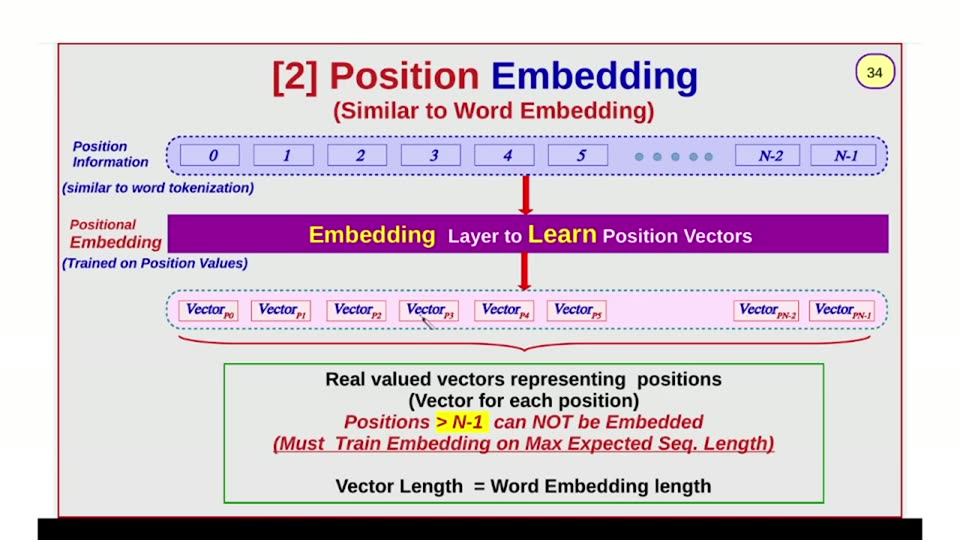
#> input picture videos/deep-learning/002_transformers_part2/unique_slides/slide_034.jpg, 960 x 540 px, found by its file name
$ python measure3_colorrows.py
#> lines starting #> are read from the running program, lines starting #| are printed output that depends on the picture; after the words box and inside, x2 and y2 are one past the last pixel; in counts of white or black regions, pixels touching at a corner belong together
#!/usr/bin/env python3
"""measure3_colorrows.py — per-row color census for the main structures:
purple bar, red arrows/brace, blue dashes, green dashes, yellow highlight."""
import numpy as np
from PIL import Image

FR = "/home/ahmed/Projects/ai_llm_slides/videos/deep-learning/002_transformers_part2/unique_slides/slide_034.jpg"
img = np.asarray(Image.open(FR).convert("RGB")).astype(int)
H, W, _ = img.shape
#> H = 540; W = 960
r, g, b = img[..., 0], img[..., 1], img[..., 2]
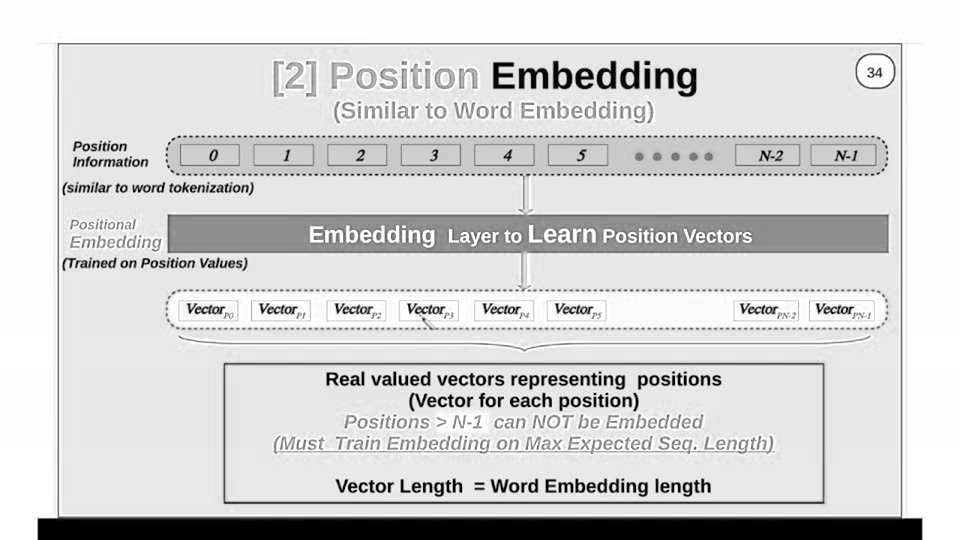
#> r: shape (540, 960) int64; min 0, max 255, mean 212.6
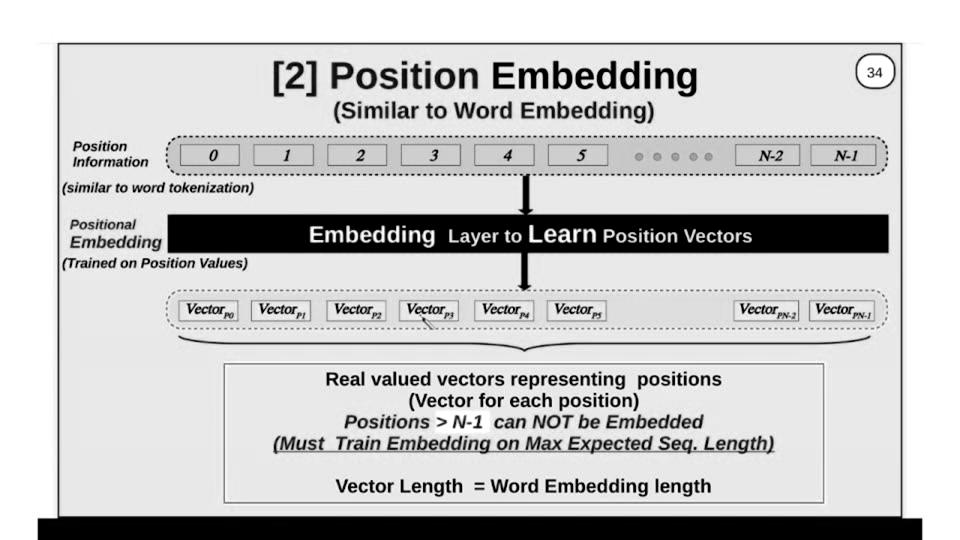
#> g: shape (540, 960) int64; min 0, max 255, mean 200.6
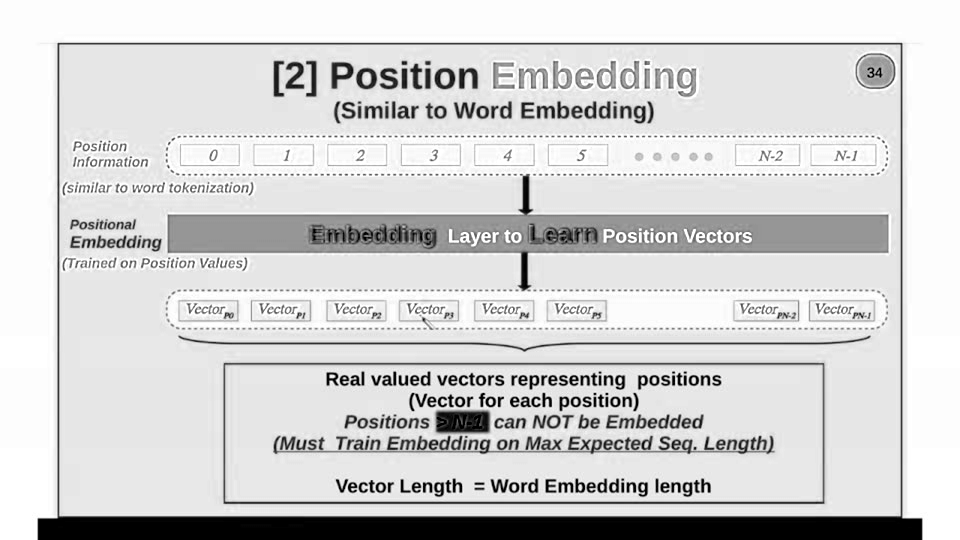
#> b: shape (540, 960) int64; min 0, max 255, mean 211.1

purple = (r > 100) & (r < 190) & (g < 60) & (b > 100) & (b < 190)
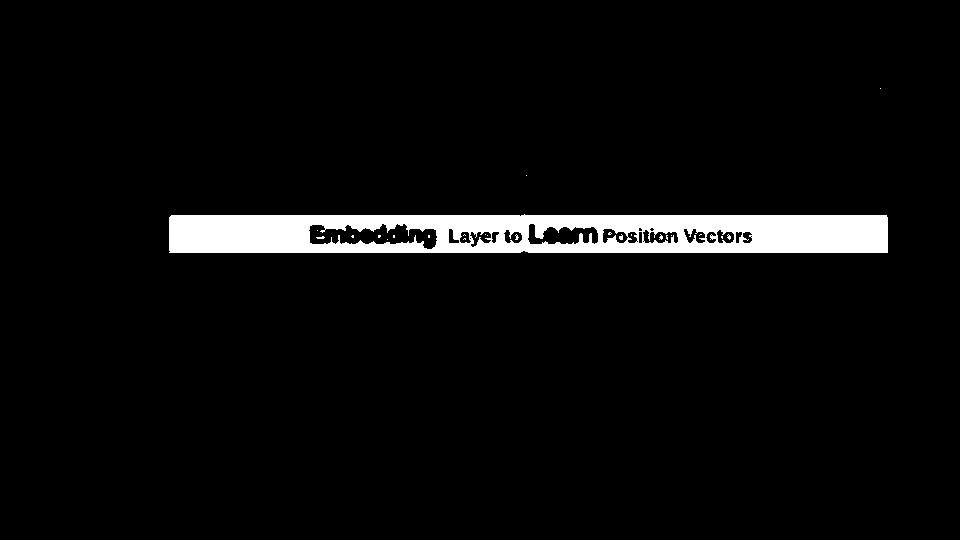
#> purple: shape (540, 960) bool; 4.4% white; 24 white regions (23 under 20 px), largest, box (x1, y1, x2, y2) and area: (169, 214, 888, 253) 22857
red = (r > 150) & (g < 90) & (b < 90)
#> red: shape (540, 960) bool; 0.77% white; 670 white regions (651 under 20 px), largest, box (x1, y1, x2, y2) and area: (332, 63, 353, 88) 252, (521, 176, 532, 215) 209, (520, 252, 530, 289) 198
blue = (b > 120) & (b - r > 60) & (b - g > 40) & (r < 120)
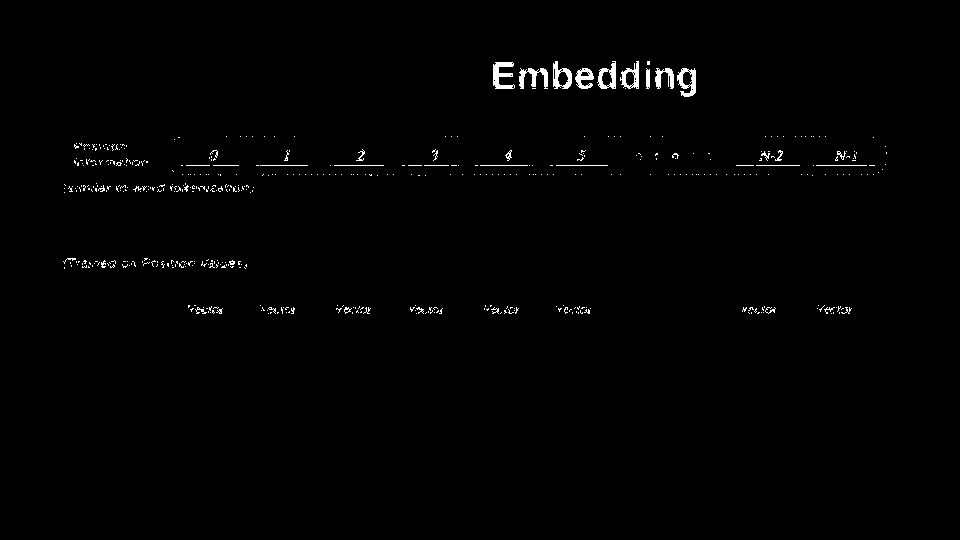
#> blue: shape (540, 960) bool; 0.9% white; 502 white regions (464 under 20 px), largest, box (x1, y1, x2, y2) and area: (493, 62, 515, 89) 335, (677, 68, 696, 97) 297, (519, 68, 548, 89) 295
green = (g > 110) & (g - r > 50) & (g - b > 30)
#> green: shape (540, 960) bool; 0.49% white in thin lines or dots, all inside (x1, y1, x2, y2) = (224, 362, 825, 504)
yellow = (r > 200) & (g > 200) & (b < 140)
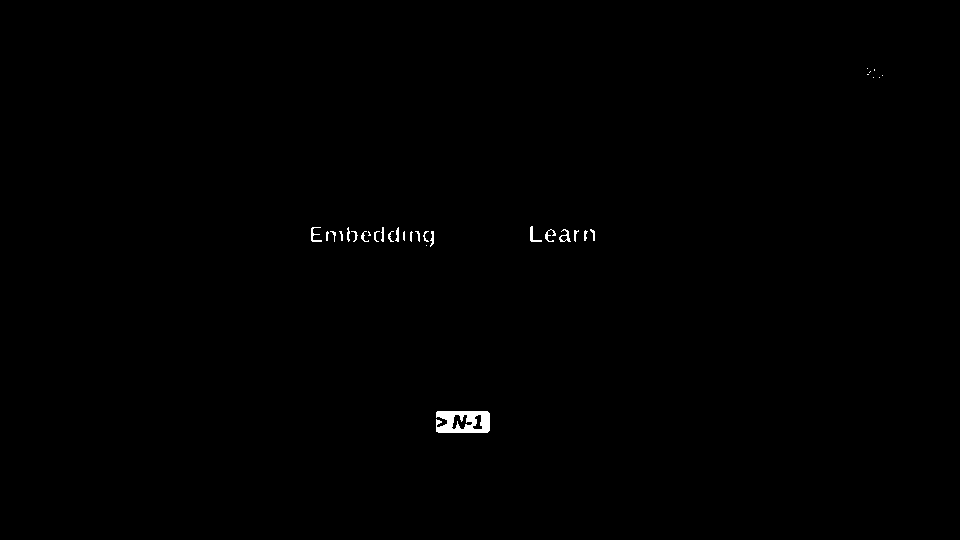
#> yellow: shape (540, 960) bool; 0.32% white; 32 white regions (10 under 20 px), largest, box (x1, y1, x2, y2) and area: (436, 411, 490, 433) 909, (311, 227, 322, 242) 64, (530, 226, 542, 242) 64

def span(mask, name, ymin=45, ymax=514, xmin=45, xmax=930, thr=3):
#> called with name = 'PURPLE bar', ymin = 45, ymax = 514, xmin = 45, xmax = 930, thr = 3
    print(f"--- {name} ---")
    rows = mask[:, xmin:xmax].sum(axis=1)
#> rows = 540 values, max 719 at index 217, min 0 at index 0, mean 42.59
    inb = False
    for y in range(ymin, ymax):
        if rows[y] > thr and not inb:
            start = y; inb = True
        elif rows[y] <= thr and inb:
            if y - 1 - start >= 0:
                band = mask[start:y, :]
                xs = np.where(band.any(axis=0))[0]
                xs = xs[(xs >= xmin) & (xs < xmax)]
                if len(xs):
                    print(f"  y {start}..{y-1} (h={y-start})  x {xs.min()}..{xs.max()}  max={rows[start:y].max()}")
            inb = False
#> this loop made 469 passes
#|   y 215..252 (h=38)  x 169..887  max=719
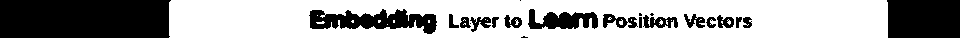
#> band: shape (38, 960) bool; 63% white; 22 black regions (5 under 20 px), largest, box (x1, y1, x2, y2) and area: (0, 0, 171, 38) 6426, (887, 0, 960, 38) 2738, (309, 9, 437, 34) 1823
#> after the loop, inb = False; start = 215; xs = 719 values from 169 to 887

span(purple, "PURPLE bar")
span(red, "RED (arrows/brace/title/labels)", 45, 514)
#> the loop in span (call 2), `for y in range(ymin, ymax):` made 469 passes
#> xs on passes 170, 180, 182, 191, 245, 272, 306: [521, 522, 523, 524, 525, 526, 527, 528, 529, 530, 531], [72, 77, 78, 82, 90, 100, 102, 110, 113, 114, 128, 129], [74, 75, 92, 100, 108, 109, 118, 126, 127, 128, 130, 533], [366, 367, 395, 560], [520, 521, 522, 523, 524, 525, 526, 527, 528, 529], [228, 229, 597, 779, 781, 785, 859, 861], [521, 523, 525, 527]
#|   y 61..95 (h=35)  x 274..476  max=84
#|   y 102..117 (h=16)  x 336..652  max=72
#|   y 176..213 (h=38)  x 521..531  max=10
#|   y 222..223 (h=2)  x 72..129  max=10
#|   y 225..225 (h=1)  x 74..533  max=12
#|   y 228..230 (h=3)  x 84..592  max=15
#|   y 234..234 (h=1)  x 366..560  max=4
#|   y 237..247 (h=11)  x 72..571  max=19
#> (further printed lines are left out)
span(blue, "BLUE dashes/labels")
span(green, "GREEN dashes/border")
span(yellow, "YELLOW (badge/highlight)", 45, 514)

$ run again, with videos/deep-learning/002_transformers_part2/unique_slides/slide_006.jpg copied over videos/deep-learning/002_transformers_part2/unique_slides/slide_034.jpg
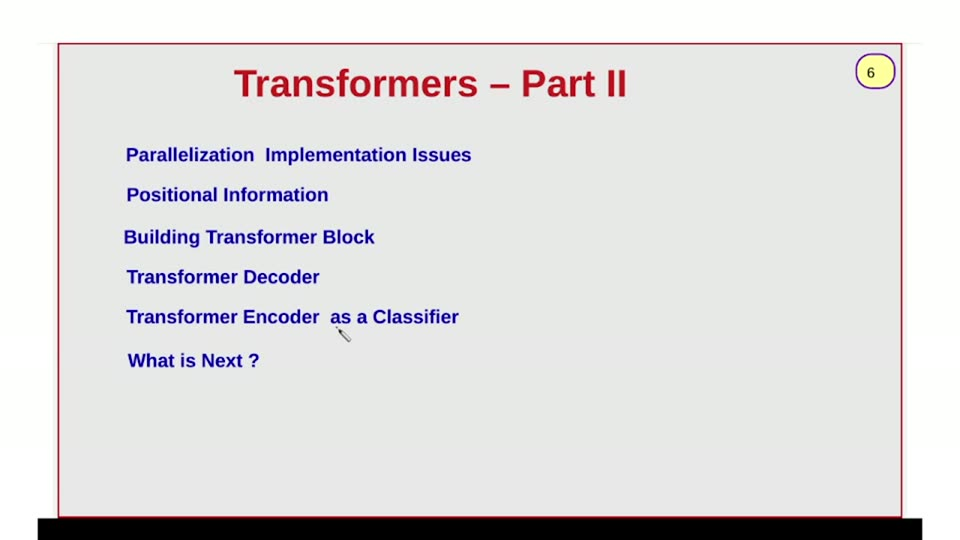
#> input picture videos/deep-learning/002_transformers_part2/unique_slides/slide_006.jpg, 960 x 540 px, found by its file name
#> r: shape (540, 960) int64; 256 distinct labels, from 0 to 255
#> g: shape (540, 960) int64; 256 distinct labels, from 0 to 255
#> `r, g, b = img[..., 0], img[..., 1], img[..., 2]`:
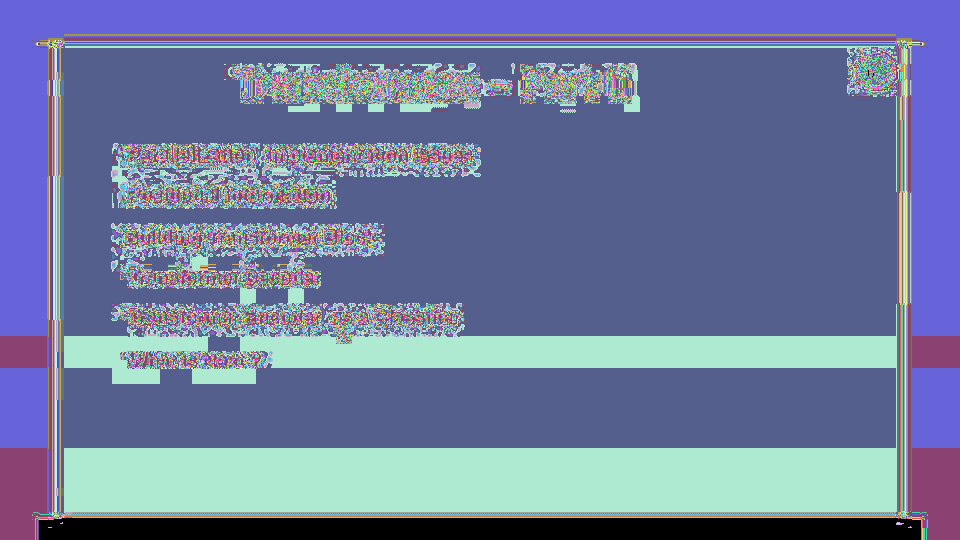
#> b: shape (540, 960) int64; 255 distinct labels, from 0 to 255; one colour per label, 0 black
#> purple: shape (540, 960) bool; every value is 0
#> red: shape (540, 960) bool; 0.48% white; 36 white regions (14 under 20 px), largest, box (x1, y1, x2, y2) and area: (524, 71, 545, 96) 216, (351, 76, 370, 96) 180, (548, 76, 566, 96) 163
#> `blue = (b > 120) & (b - r > 60) & (b - g > 40) & (r < 120)`:
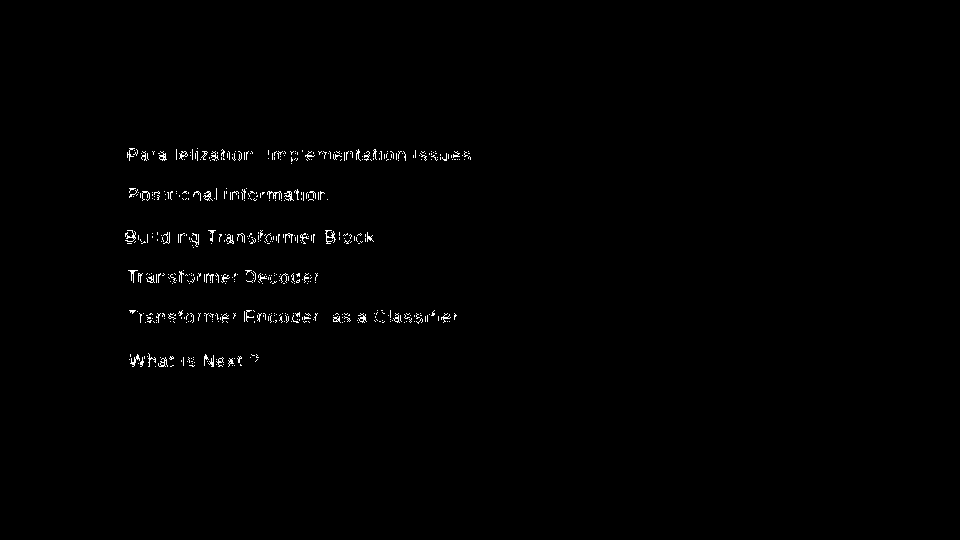
#> blue: shape (540, 960) bool; 0.68% white in thin lines or dots, all inside (x1, y1, x2, y2) = (125, 148, 471, 367)
#> rows = 540 values from 0 to 0
#> after the loop in span, `for y in range(ymin, ymax):`: inb = False
#> the loop in span (call 2), `for y in range(ymin, ymax):` made 469 passes
#|   y 70..95 (h=26)  x 236..623  max=162
